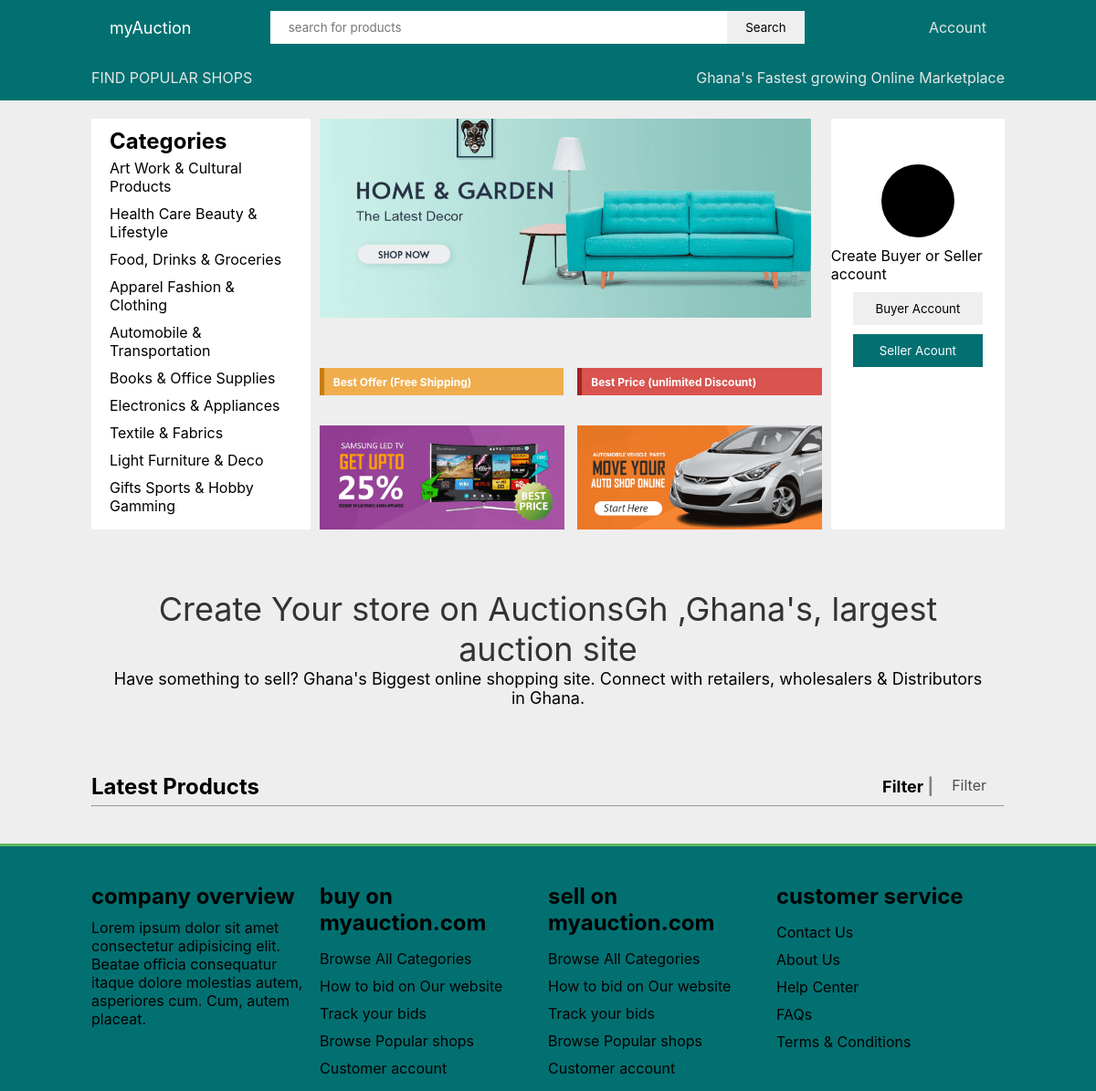
The page / on the database its author committed.
### tables this page shows
CREATE TABLE `categories` (
  `categoryid` int(11) NOT NULL,
  `categoryname` varchar(255) NOT NULL
);

### includes/functions.inc.php (the view, shortened to what this page needs)
<?php
include "./includes/db.inc.php";
function categoryFunction()
{
    global $conn;
    $getCategories = "SELECT * FROM categories";
    $runCategories = mysqli_query($conn, $getCategories);
    while ($rowCategories = mysqli_fetch_array($runCategories)) {
        $categoryname = $rowCategories['categoryname'];
        echo "
            <li><a href='index.php?categoryname=$categoryname'>$categoryname</a></li>
		";
    }
}

### index.php (shortened to what this page needs)
<?php
include "./includes/db.inc.php";
include "./includes/functions.inc.php";
?>
<!DOCTYPE html>
<html lang="en">
<head>
    <link rel="stylesheet" href="css/style.css">
    <link rel="stylesheet" href="css/owl.carousel.min.css">
    <link rel="stylesheet" href="css/owl.theme.default.min.css">
</head>
<body>
    <?php include "./includes/header.inc.php" ?>
    <section class="banner">
        <div class="categories">
            <h2>Categories</h2>
            <ul>
                <?php
                categoryFunction();
                ?>
            </ul>
        </div>
        <div class="ads">
            <div class="owl-carousel owl-theme slider">
                <div class="item">
                    <img src="images/slider-4.png" alt="">
                </div>
            </div>
            <div class="tags">
                <div class="tags__offer">
                    <h5>Best Offer <span>(Free Shipping)</span></h5>
                </div>
                <div class="tags__price">
                    <h5>Best Price <span>(unlimited Discount)</span></h5>
                </div>
            </div>
            <div class="imgs">
                <div><img src="images/flasha.png" alt=""></div>
                <div><img src="images/auto-adsa.png" alt=""></div>
            </div>
        </div>
        <div class="account">
            <div class="avatar"></div>
            <p>Create Buyer or Seller account</p>
            <button><a href="registration.php">Buyer Account</a></button>
            <button><a href="registration.php"> Seller Acount <a></button>
        </div>
    </section>
    <section class="ctaparagraph">
        <p><span>Create Your store on AuctionsGh ,Ghana's, largest auction site</span> <br>
            Have something to sell? Ghana's Biggest online shopping site. Connect with retailers, wholesalers &
            Distributors in
            Ghana.</p>
    </section>
    <section class="productdisplay">
        <div class="top">
            <h2>Latest Products</h2>
            <div class="filter">
                <h4>Filter <span>|</span></h4>
                <ul>
                    <li><a href="#">Filter</a></li>
                </ul>
            </div>
        </div>
        <hr>
        <br>
    </section>
    <?php include "./includes/footer.inc.php" ?>
</body>
</html>

### includes/header.inc.php (shortened to what this page needs)
<header class="header">
    <div class="top">
        <div class="logo"><a href="./index.php">myAuction</a></div>
        <div class="searchBtn">
            <input type="text" placeholder="search for products">
            <button style="cursor: pointer;" class="searchBtn">Search</button>
        </div>
        <div class="top__right">
            <ul class="top__right__mainList">
                <li class="account">
                    Account
                </li>
            </ul>
        </div>
    </div>
    <nav>
        <div>
            <p>FIND POPULAR SHOPS</p>
        </div>
        <div>
            <p>Ghana's Fastest growing Online Marketplace</p>
        </div>
    </nav>
</header>

### includes/footer.inc.php
<footer class="footer">
    <div class="overview">
        <h3>Company Overview</h3>
        <p>Lorem ipsum dolor sit amet consectetur adipisicing elit. Beatae officia consequatur itaque
            dolore molestias autem, asperiores cum. Cum, autem placeat.</p>
    </div>
    <div class="overview">
        <h3>BUY ON myAuction.COM</h3>
        <ul>
            <li><a href="#">Browse All Categories</a></li>
            <li><a href="#">How to bid on Our website</a></li>
            <li><a href="#">Track your bids</a></li>
            <li><a href="#">Browse Popular shops</a></li>
            <li><a href="#">Customer account</a></li>
        </ul>
    </div>
    <div class="overview">
        <h3>Sell ON myAuction.COM</h3>
        <ul>
            <li><a href="#">Browse All Categories</a></li>
            <li><a href="#">How to bid on Our website</a></li>
            <li><a href="#">Track your bids</a></li>
            <li><a href="#">Browse Popular shops</a></li>
            <li><a href="#">Customer account</a></li>
        </ul>
    </div>
    <div class="overview">
        <h3>CUSTOMER SERVICE</h3>
        <ul>
            <li><a href="#">Contact Us</a></li>
            <li><a href="#">About Us</a></li>
            <li><a href="#">Help Center</a></li>
            <li><a href="#">FAQs</a></li>
            <li><a href="#">Terms &amp; Conditions</a></li>
        </ul>
    </div>
</footer>

### rows shown on the page
categories: categoryname "Art Work & Cultural Products"
categories: categoryname "Health Care Beauty & Lifestyle"
categories: categoryname "Food, Drinks & Groceries"
categories: categoryname "Apparel Fashion & Clothing"
categories: categoryname "Automobile & Transportation"
categories: categoryname "Books & Office Supplies"
categories: categoryname "Electronics & Appliances"
categories: categoryname "Textile & Fabrics"
categories: categoryname "Light Furniture & Deco"
categories: categoryname "Gifts Sports & Hobby Gamming"
